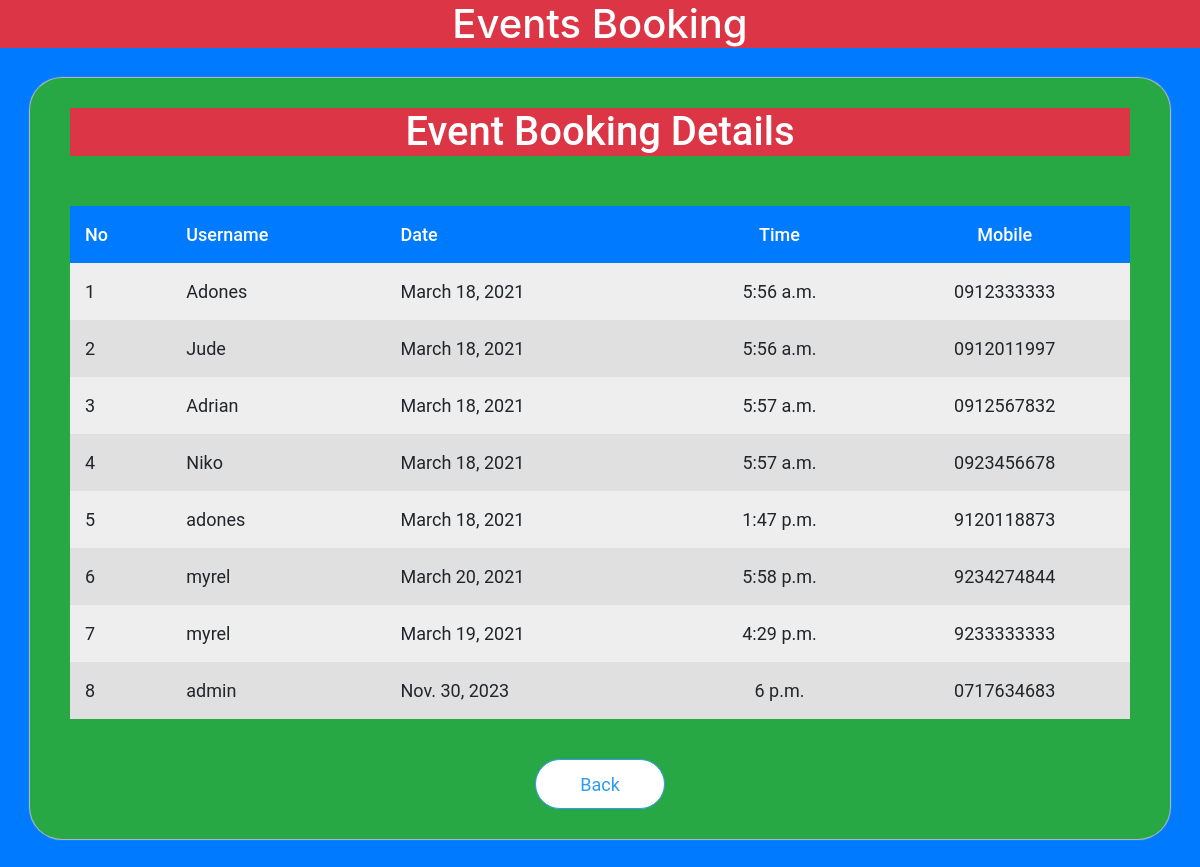
/scm/admin_booking/ (signed in), run on the app's committed database.
### scmapp/models.py (models this page shows)
class Book_ground(models.Model):
    bid = models.AutoField(primary_key=True)
    uid = models.IntegerField()
    name = models.CharField(max_length=20)
    date = models.DateField()
    time = models.TimeField()
    mobile = models.CharField(max_length=10)

### scmapp/views.py (the view)
# urls.py: path('admin_booking/', views.admin_booking, name='admin_booking'),
def admin_booking(request):
    if 'aname' in request.session:
        booking = Book_ground.objects.all()
        data = {'booking':booking}
        return render(request,'admin_booking.html',context=data)
    else:
        data = {'status':'You need to login first'}
        return render(request,'admin_login.html',context=data)

### templates/admin_booking.html (shortened to what this page needs)
<!DOCTYPE html>
{% load static %}
<html>
  <head>
    <link
      rel="stylesheet"
      href="https://stackpath.bootstrapcdn.com/bootstrap/4.4.1/css/bootstrap.min.css"
    />
    <link rel="stylesheet" href="{% static 'css/admin_event.css' %}" />
  </head>
  <body class="bg-primary">
    <div class="container-fluid header text-center bg-danger">
      <h1 style="color: white">Events Booking</h1>
    </div>
    <div class="container box bg-success">
      <center>
        <h1 class="bg-danger" style="color: white">Event Booking Details</h1>
      </center>
      <table>
        <tr style="font-weight: 500; color: white" class="bg-primary">
          <td>No</td>
          <td>Username</td>
          <td>Date</td>
          <td>Time</td>
          <td>Mobile</td>
        </tr>
        {% for b in booking %}
        <tr>
          <td>{{ forloop.counter }}</td>
          <td>{{ b.name}}</td>
          <td>{{ b.date }}</td>
          <td>{{ b.time }}</td>
          <td>{{ b.mobile }}</td>
        </tr>
        {% empty %}
        <tr>
          <td colspan="5" align="center">No Bookings</td>
        </tr>
        {% endfor %}
      </table>
      <div class="footer">
        <a href="{% url 'scmapp:admin_home' %}"><button>Back</button></a>
      </div>
    </div>
  </body>
</html>

### static/css/admin_event.css (style rules this page uses)
body { background-color: #e6e6e6; }
.header { margin: 30 0px 0px 0px; font-size: 28px; }
.container { width: 100%; }
.box { margin-top: 30px; margin-bottom: 50px; background-color: #fafafa; font-family: 'Roboto'; font-size: 20px; padding: 30px 40px 30px 40px; border-radius: 32px; -webkit-box-shadow:0px 0px 1px 1px #bdbdbd; }
.box button { width: 130px; height: 50px; margin: 0px; background-color: #fff; outline: none; border:1.5px solid #2f9cf1; border-radius: 64px; font-size: 18px; color:#2f9cf1; }
.box table { margin:50px 0px 0px 0px; width:100%; }
.box td { padding:15px; }
.box tr { font-size: 18px; }
.box tr:nth-child(1) { font-size: 18px; font-weight: 500; background-color: #a9a9a9; }
.box tr:nth-child(even) { background-color: #eeeeee; }
.box tr:nth-child(odd) { background-color: #e0e0e0; }
.box td:nth-child(4) { text-align: center; }
.box td:nth-child(5) { text-align: center; }
.footer { margin:40px 0px 0px 0px; height: 50px; text-align: center; }

### data on the page
Book_ground: name "Adones", date "March 18, 2021", time "5:56 a.m.", mobile "0912333333"
Book_ground: name "Jude", date "March 18, 2021", time "5:56 a.m.", mobile "0912011997"
Book_ground: name "Adrian", date "March 18, 2021", time "5:57 a.m.", mobile "0912567832"
Book_ground: name "Niko", date "March 18, 2021", time "5:57 a.m.", mobile "0923456678"
Book_ground: name "adones", date "March 18, 2021", time "1:47 p.m.", mobile "9120118873"
Book_ground: name "myrel", date "March 20, 2021", time "5:58 p.m.", mobile "9234274844"
Book_ground: name "myrel", date "March 19, 2021", time "4:29 p.m.", mobile "9233333333"
Book_ground: name "admin", date "Nov. 30, 2023", time "6 p.m.", mobile "0717634683"
